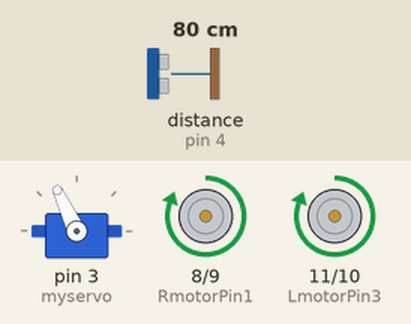
Bench run of a sketch on a simulated Arduino Uno, built with avr-gcc and run on an emulated ATmega328P. Parts: servo, motor-driver pin pairs drawn as motors (green arrow = first pin HIGH = forward, orange = second pin HIGH = backward, longer = more drive). The inputs (shaded band) are chosen by the test bench; at power-on: distance to the obstacle (sensor on pin 4) 80 cm. The echo pulse lasts 58.3 µs per cm.

Above: at 3.9 s.
4.0 s: distance to the obstacle (sensor on pin 4) set to 22 cm
5.5 s: distance to the obstacle (sensor on pin 4) set to 19 cm
At 7.0 s:
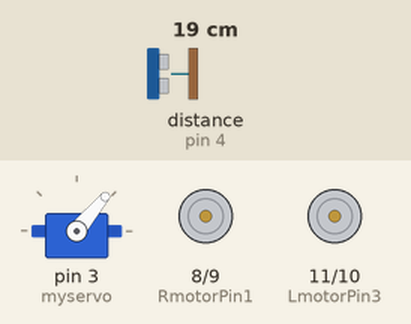
8.5 s: distance to the obstacle (sensor on pin 4) set to 35 cm
At 8.77 s:
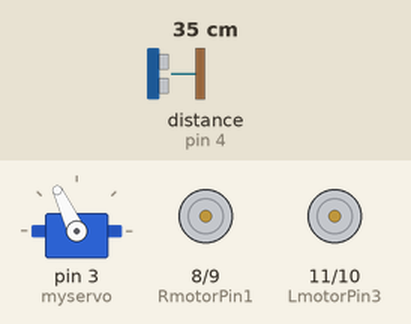
10.3 s: distance to the obstacle (sensor on pin 4) set to 2 cm
At 12.7 s:
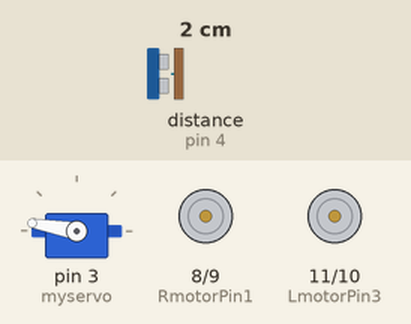
Timing chart, 0 to 14.3 s (numbered marks = the images above; inputs shaded):
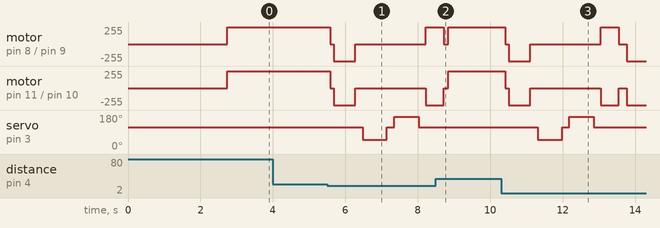

Measured:
- the behaviour switches between 21 and 20 cm on distance to the obstacle (sensor on pin 4) (found by bisection; images 0 and 1)
- after the input at 4.0 s, every drawn part: stays the same
- after the input at 8.5 s, servo on pin 3 (myservo): stays 115° (without the input it goes to 50° after 1.2 s)

The sketch:

obstacale_robot_using_robot_shield_v0.1.ino
```cpp
//This is the code for the robot
// make sure to  include the NewPing and Servo Libraries  before uploading else it will show error
// this code is compatible with Robot shield v0.1 design by Shubham Suresh @S-TROniX_Technologies.
// for more details about Robot Shield V0.1 & V0.2 E-mail:- stronixtechnologies@gmail.com
// code modified on 02-05-2020.
#include <NewPing.h>
#include <Servo.h>
#define TRIG_PIN 7
#define ECHO_PIN 4
#define MAX_DISTANCE 200
NewPing sonar(TRIG_PIN, ECHO_PIN, MAX_DISTANCE);
Servo myservo;
boolean goesForward=false;
int distance = 100;
int speedSet = 0;
const int RmotorPin1  = 8;
const int RmotorPin2  = 9;
//Motor B
const int LmotorPin3  = 11;
const int LmotorPin4  = 10;
void setup() {
  pinMode(RmotorPin1,OUTPUT);
   pinMode(RmotorPin2,OUTPUT);
    pinMode(LmotorPin3,OUTPUT);
     pinMode(LmotorPin4,OUTPUT);

  myservo.attach(3);
  myservo.write(115);
  delay(2000);
  distance = readPing();
  delay(100);
  distance = readPing();
  delay(100);
  distance = readPing();
  delay(100);
  distance = readPing();
  delay(100);
}
void loop() {
 int distanceR = 0;
 int distanceL =  0;
 delay(40);

 if(distance<=20)
 {
  moveStop();
  delay(100);
  moveBackward();
  delay(600);
  moveStop();
  delay(200);
  distanceR = lookRight();
  delay(200);
  distanceL = lookLeft();
  delay(200);
  if(distanceR>=distanceL)
  {
    turnRight();
    moveStop();
  }else
  {
    turnLeft();
    moveStop();
  }
 }else
 {
  moveForward();
 }
 distance = readPing();
}
int lookRight()
{
    myservo.write(50);
    delay(500);
    int distance = readPing();
    delay(100);
    myservo.write(115);
    return distance;
}
int lookLeft()
{
    myservo.write(170);
    delay(500);
    int distance = readPing();
    delay(100);
    myservo.write(115);
    return distance;
    delay(100);
}
int readPing() {
  delay(70);
  int cm = sonar.ping_cm();
  if(cm==0)
  {
    cm = 250;
  }
  return cm;
}
void moveStop() {
  digitalWrite(RmotorPin1, LOW);
    digitalWrite(RmotorPin2, LOW);
    digitalWrite(LmotorPin3, LOW);
    digitalWrite(LmotorPin4, LOW);
  }

void moveForward() {
    digitalWrite(RmotorPin1, HIGH); //the value 230 here is a PWM so you can change it depending ip on your motor speed
    digitalWrite(RmotorPin2, LOW);
    digitalWrite(LmotorPin3, HIGH); // this one too
    digitalWrite(LmotorPin4, LOW);

}
void moveBackward() {

    digitalWrite(RmotorPin1,LOW);
    digitalWrite(RmotorPin2, HIGH);
    digitalWrite(LmotorPin3, LOW);
    digitalWrite(LmotorPin4, HIGH);

}
void turnRight() {
 digitalWrite(RmotorPin1, HIGH);
    digitalWrite(RmotorPin2, LOW);
  digitalWrite(LmotorPin3, LOW);
    digitalWrite(LmotorPin4, HIGH);
  delay(500);
 moveForward();

}

void turnLeft() {
  digitalWrite(RmotorPin1, LOW);
    digitalWrite(RmotorPin2, HIGH);
 digitalWrite(LmotorPin3, HIGH);
    digitalWrite(LmotorPin4, LOW);
  delay(400);
   moveForward();
}
```
